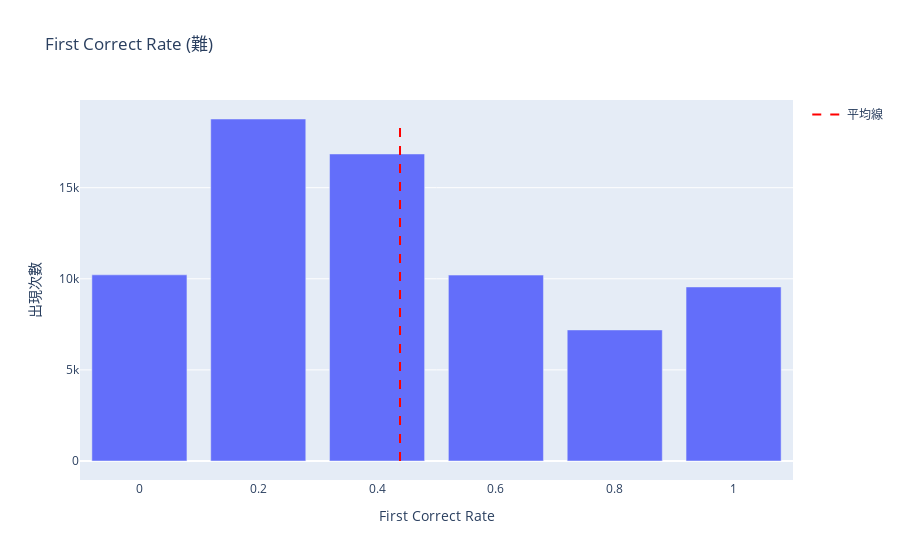

The notebook cell saved with this chart:
### Code cell
import plotly.express as px
import plotly.graph_objects as go

# 計算 first_correct_rate 每個值的出現次數
rate_counts = df_hard['first_correct_rate'].value_counts().reset_index()
rate_counts.columns = ['first_correct_rate', 'count']

# 按 first_correct_rate 數值排序
rate_counts = rate_counts.sort_values(by='first_correct_rate')

# 計算 first_correct_rate 的平均值
mean_rate = df_hard['first_correct_rate'].mean()
mean_rate_hard = mean_rate
# 繪製長條圖
fig = px.bar(rate_counts, x='first_correct_rate', y='count', 
             title="First Correct Rate (難)", 
             labels={'first_correct_rate': 'First Correct Rate', 'count': '出現次數'})

# 加入平均線
fig.add_trace(go.Scatter(x=[mean_rate, mean_rate], y=[0, rate_counts['count'].max()],
                         mode="lines",
                         name="平均線",
                         line=dict(color="red", dash="dash")))

# 更新圖表的標籤
fig.update_layout(yaxis_title="出現次數", xaxis_title="First Correct Rate")
fig.show()

### Figure 1 — Plotly figure (JSON) as saved in the notebook; plotly's stock layout.template omitted (floating-point values rounded to 4 significant figures)
{"data": [{"alignmentgroup": "True", "hovertemplate": "First Correct Rate=%{x}<br>出現次數=%{y}<extra></extra>", "legendgroup": "", "marker": {"color": "#636efa", "pattern": {"shape": ""}}, "name": "", "offsetgroup": "", "orientation": "v", "showlegend": false, "textposition": "auto", "type": "bar", "x": [0, 0.2, 0.4, 0.6, 0.8, 1], "xaxis": "x", "y": [10218, 18771, 16851, 10204, 7194, 9553], "yaxis": "y"}, {"line": {"color": "red", "dash": "dash"}, "mode": "lines", "name": "平均線", "type": "scatter", "x": [0.4386, 0.4386], "y": [0, 18771]}], "layout": {"barmode": "relative", "legend": {"tracegroupgap": 0}, "title": {"text": "First Correct Rate (難)"}, "xaxis": {"anchor": "y", "domain": [0, 1], "title": {"text": "First Correct Rate"}}, "yaxis": {"anchor": "x", "domain": [0, 1], "title": {"text": "出現次數"}}}}
